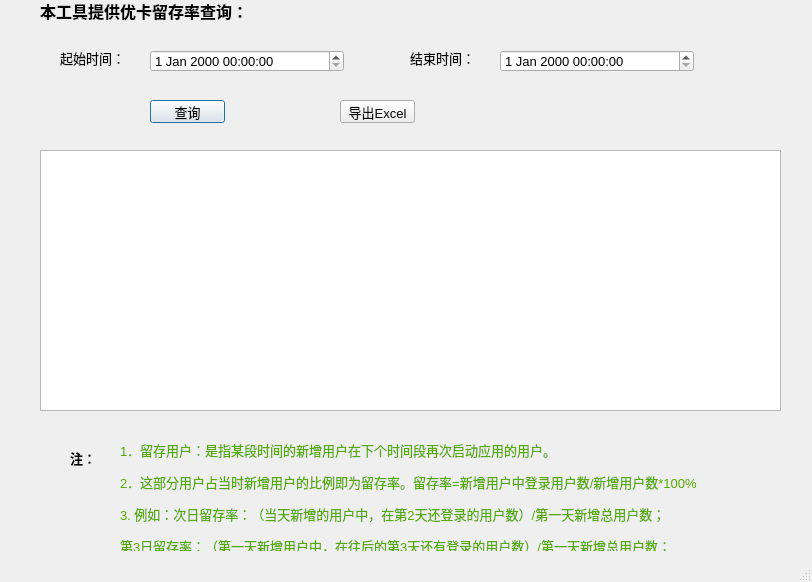
<?xml version="1.0" encoding="UTF-8"?>
<ui version="4.0">
 <class>Dialog</class>
 <widget class="QDialog" name="Dialog">
  <property name="geometry">
   <rect>
    <x>0</x>
    <y>0</y>
    <width>812</width>
    <height>582</height>
   </rect>
  </property>
  <property name="font">
   <font>
    <pointsize>10</pointsize>
   </font>
  </property>
  <property name="windowTitle">
   <string>Dialog</string>
  </property>
  <property name="sizeGripEnabled">
   <bool>true</bool>
  </property>
  <widget class="QLabel" name="lbl_fromTime_StayUser">
   <property name="geometry">
    <rect>
     <x>60</x>
     <y>50</y>
     <width>81</width>
     <height>16</height>
    </rect>
   </property>
   <property name="text">
    <string>起始时间：</string>
   </property>
  </widget>
  <widget class="QLabel" name="lbl_endTime_StayUser">
   <property name="geometry">
    <rect>
     <x>410</x>
     <y>50</y>
     <width>71</width>
     <height>16</height>
    </rect>
   </property>
   <property name="text">
    <string>结束时间：</string>
   </property>
  </widget>
  <widget class="QLabel" name="lbl_title_StayUser">
   <property name="geometry">
    <rect>
     <x>40</x>
     <y>0</y>
     <width>221</width>
     <height>21</height>
    </rect>
   </property>
   <property name="font">
    <font>
     <pointsize>12</pointsize>
     <weight>75</weight>
     <bold>true</bold>
    </font>
   </property>
   <property name="text">
    <string>本工具提供优卡留存率查询：</string>
   </property>
  </widget>
  <widget class="QDateTimeEdit" name="dt_FromTime_StayUser">
   <property name="geometry">
    <rect>
     <x>150</x>
     <y>50</y>
     <width>194</width>
     <height>22</height>
    </rect>
   </property>
  </widget>
  <widget class="QDateTimeEdit" name="dt_EndTime_StayUser">
   <property name="geometry">
    <rect>
     <x>500</x>
     <y>50</y>
     <width>194</width>
     <height>22</height>
    </rect>
   </property>
  </widget>
  <widget class="QPushButton" name="btn_Quey_StayUser">
   <property name="geometry">
    <rect>
     <x>150</x>
     <y>100</y>
     <width>75</width>
     <height>23</height>
    </rect>
   </property>
   <property name="text">
    <string>查询</string>
   </property>
  </widget>
  <widget class="QLabel" name="label">
   <property name="geometry">
    <rect>
     <x>120</x>
     <y>440</y>
     <width>601</width>
     <height>111</height>
    </rect>
   </property>
   <property name="text">
    <string>&lt;html&gt;&lt;head/&gt;&lt;body&gt;&lt;p&gt;&lt;span style=&quot; color:#55aa00;&quot;&gt;1．留存用户：是指某段时间的新增用户在下个时间段再次启动应用的用户。&lt;/span&gt;&lt;/p&gt;&lt;p&gt;&lt;span style=&quot; color:#55aa00;&quot;&gt;2．这部分用户占当时新增用户的比例即为留存率。留存率=新增用户中登录用户数/新增用户数*100%&lt;/span&gt;&lt;/p&gt;&lt;p&gt;&lt;span style=&quot; color:#55aa00;&quot;&gt;3. 例如：次日留存率：（当天新增的用户中，在第2天还登录的用户数）/第一天新增总用户数；&lt;/span&gt;&lt;/p&gt;&lt;p&gt;&lt;span style=&quot; color:#55aa00;&quot;&gt;第3日留存率：（第一天新增用户中，在往后的第3天还有登录的用户数）/第一天新增总用户数； &lt;/span&gt;&lt;/p&gt;&lt;/body&gt;&lt;/html&gt;</string>
   </property>
  </widget>
  <widget class="QLabel" name="label_2">
   <property name="geometry">
    <rect>
     <x>70</x>
     <y>450</y>
     <width>21</width>
     <height>16</height>
    </rect>
   </property>
   <property name="font">
    <font>
     <weight>75</weight>
     <bold>true</bold>
    </font>
   </property>
   <property name="text">
    <string>注：</string>
   </property>
  </widget>
  <widget class="QTableWidget" name="table_StayUser">
   <property name="geometry">
    <rect>
     <x>40</x>
     <y>150</y>
     <width>741</width>
     <height>261</height>
    </rect>
   </property>
  </widget>
  <widget class="QPushButton" name="btn_export_StayuserRatio">
   <property name="geometry">
    <rect>
     <x>340</x>
     <y>100</y>
     <width>75</width>
     <height>23</height>
    </rect>
   </property>
   <property name="text">
    <string>导出Excel</string>
   </property>
  </widget>
 </widget>
 <resources/>
 <connections/>
</ui>
